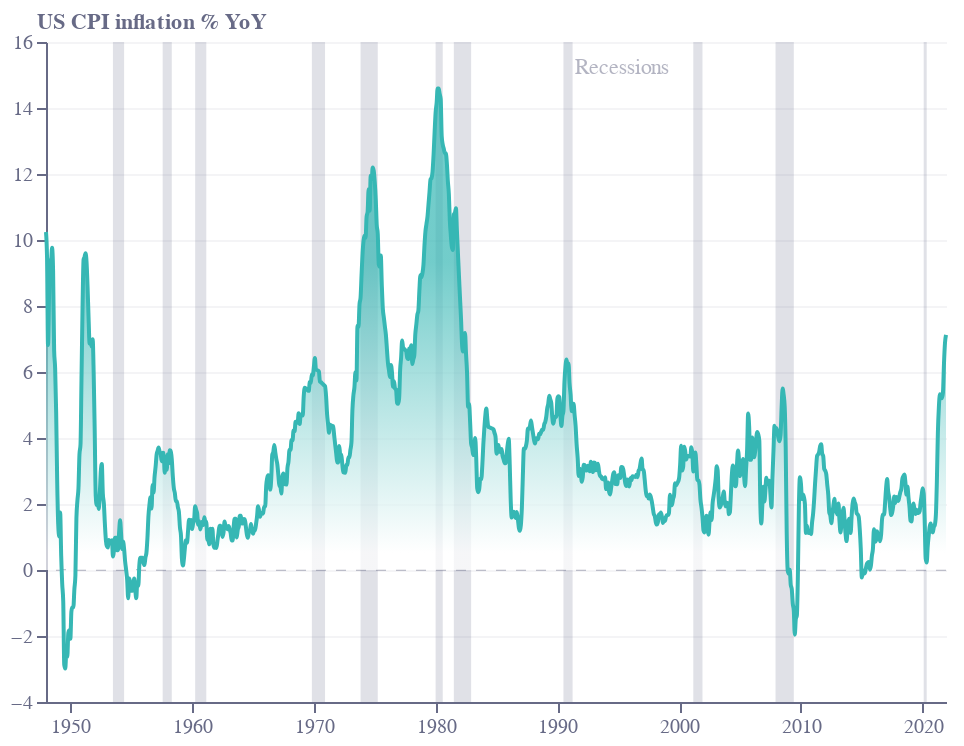

This figure's notebook cell:
### Code cell
base = alt.Chart(f1).encode(
    x=alt.X(
        "Date:T",
        sort=[],
        axis=alt.Axis(
            grid=False,
            titleAlign="center",
            titleAnchor="middle",
            title="",
            titleY=-15,
            titleX=207,
            labelColor=colors["eco-gray"],
            titleColor=colors["eco-gray"],
            tickColor=colors["eco-gray"],
            domainColor=colors["eco-gray"],
            tickCount=10,
            orient="bottom",
            labelAngle=0,
        ),
    )
)
line = (
    base.mark_area(
        interpolate="monotone",
        fillOpacity=0.7,
        line={"color": colors["eco-turquiose"]},
        color=alt.Gradient(
            gradient="linear",
            stops=[
                alt.GradientStop(color=colors["eco-turquiose"], offset=0.7),
                alt.GradientStop(color="white", offset=0.2),
            ],
            x1=1,
            x2=1,
            y1=1,
            y2=0,
        ),
    )
    .encode(
        y=alt.Y(
            "CPI:Q",
            sort=[],
            axis=alt.Axis(
                gridColor=colors["eco-gray"],
                gridOpacity=0.07,
                title="US CPI inflation % YoY",
                titleX=-5,
                titleY=-5,
                titleBaseline="bottom",
                titleAngle=0,
                titleAlign="left",
                labelColor=colors["eco-gray"],
                titleColor=colors["eco-gray"],
                tickColor=colors["eco-gray"],
                domainColor=colors["eco-gray"],
            ),
            scale=alt.Scale(domain=[-4, 16]),
        ),
    )
    .transform_calculate(y2="-4")
)
zeroline = (
    alt.Chart(pd.DataFrame([{"y": 0}]))
    .mark_rule(strokeWidth=1, strokeDash=[5, 5], opacity=0.4, color=colors["eco-gray"])
    .encode(y="y:Q")
)
bands = (
    alt.Chart(recessions)
    .mark_area(opacity=0.2)
    .encode(
        x="date:T",
        y="y:Q",
        y2="y2:Q",
        color=alt.Color(
            "c:N", legend=None, scale=alt.Scale(range=[colors["eco-gray"]])
        ),
    )
)
labels = (
    alt.Chart(pd.DataFrame([{"y": 15.2, "x": "1991-06-01", "t": "Recessions"}]))
    .mark_text(align="left", opacity=0.5, color=colors["eco-gray"])
    .encode(y="y:Q", x="x:T", text="t:N")
)
layer1 = (
    ((bands + zeroline + line + labels).properties(height=330, width=450))
    .configure_view(stroke=None)
    .properties(title="")
)
layer1.save("visualisation/" + f + ".json")
layer1.save("visualisation/" + f + ".png")
open("README.md", "w").write(readme)
layer1

### Figure 1 — Vega-Lite specification as saved in the notebook (floating-point values rounded to 4 significant figures; data arrays with more than 128 entries replaced by an {"elided": "..."} marker saying what was removed)
{"config": {"view": {"continuousWidth": 400, "continuousHeight": 300, "stroke": null}}, "layer": [{"data": {"name": "data-c9a078b3430dea14bee0b23ec1ae7f8e"}, "mark": {"type": "area", "opacity": 0.2}, "encoding": {"color": {"type": "nominal", "field": "c", "legend": null, "scale": {"range": ["#676A86"]}}, "x": {"type": "temporal", "field": "date"}, "y": {"type": "quantitative", "field": "y"}, "y2": {"field": "y2"}}}, {"data": {"name": "data-06fd9f850666401b4599de5588b60692"}, "mark": {"type": "rule", "color": "#676A86", "opacity": 0.4, "strokeDash": [5, 5], "strokeWidth": 1}, "encoding": {"y": {"type": "quantitative", "field": "y"}}}, {"data": {"name": "data-2e6d908b030d8c03f5098319565ce962"}, "mark": {"type": "area", "color": {"gradient": "linear", "stops": [{"color": "#36B7B4", "offset": 0.7}, {"color": "white", "offset": 0.2}], "x1": 1, "x2": 1, "y1": 1, "y2": 0}, "fillOpacity": 0.7, "interpolate": "monotone", "line": {"color": "#36B7B4"}}, "encoding": {"x": {"type": "temporal", "axis": {"domainColor": "#676A86", "grid": false, "labelAngle": 0, "labelColor": "#676A86", "orient": "bottom", "tickColor": "#676A86", "tickCount": 10, "title": "", "titleAlign": "center", "titleAnchor": "middle", "titleColor": "#676A86", "titleX": 207, "titleY": -15}, "field": "Date", "sort": []}, "y": {"type": "quantitative", "axis": {"domainColor": "#676A86", "gridColor": "#676A86", "gridOpacity": 0.07, "labelColor": "#676A86", "tickColor": "#676A86", "title": "US CPI inflation % YoY", "titleAlign": "left", "titleAngle": 0, "titleBaseline": "bottom", "titleColor": "#676A86", "titleX": -5, "titleY": -5}, "field": "CPI", "scale": {"domain": [-4, 16]}, "sort": []}}, "transform": [{"calculate": "-4", "as": "y2"}]}, {"data": {"name": "data-c1189f5b9b4559dce7888a4c9bcf69a9"}, "mark": {"type": "text", "align": "left", "color": "#676A86", "opacity": 0.5}, "encoding": {"text": {"type": "nominal", "field": "t"}, "x": {"type": "temporal", "field": "x"}, "y": {"type": "quantitative", "field": "y"}}}], "height": 330, "title": "", "width": 450, "$schema": "https://vega.github.io/schema/vega-lite/v4.8.1.json", "datasets": {"data-c9a078b3430dea14bee0b23ec1ae7f8e": [{"date": "1953-07-01", "y": -4, "y2": 16, "c": 0}, {"date": "1954-06-01", "y": -4, "y2": 16, "c": 0}, {"date": "1957-08-01", "y": -4, "y2": 16, "c": 1}, {"date": "1958-05-01", "y": -4, "y2": 16, "c": 1}, {"date": "1960-04-01", "y": -4, "y2": 16, "c": 2}, {"date": "1961-03-01", "y": -4, "y2": 16, "c": 2}, {"date": "1969-11-01", "y": -4, "y2": 16, "c": 3}, {"date": "1970-12-01", "y": -4, "y2": 16, "c": 3}, {"date": "1973-11-01", "y": -4, "y2": 16, "c": 4}, {"date": "1975-04-01", "y": -4, "y2": 16, "c": 4}, {"date": "1980-01-01", "y": -4, "y2": 16, "c": 5}, {"date": "1980-08-01", "y": -4, "y2": 16, "c": 5}, {"date": "1981-07-01", "y": -4, "y2": 16, "c": 6}, {"date": "1982-12-01", "y": -4, "y2": 16, "c": 6}, {"date": "1990-07-01", "y": -4, "y2": 16, "c": 7}, {"date": "1991-04-01", "y": -4, "y2": 16, "c": 7}, {"date": "2001-03-01", "y": -4, "y2": 16, "c": 8}, {"date": "2001-12-01", "y": -4, "y2": 16, "c": 8}, {"date": "2007-12-01", "y": -4, "y2": 16, "c": 9}, {"date": "2009-06-01", "y": -4, "y2": 16, "c": 9}, {"date": "2020-02-01", "y": -4, "y2": 16, "c": 10}, {"date": "2020-05-01", "y": -4, "y2": 16, "c": 10}], "data-06fd9f850666401b4599de5588b60692": [{"y": 0}], "data-2e6d908b030d8c03f5098319565ce962": {"elided": "888 records"}, "data-c1189f5b9b4559dce7888a4c9bcf69a9": [{"y": 15.2, "x": "1991-06-01", "t": "Recessions"}]}}
